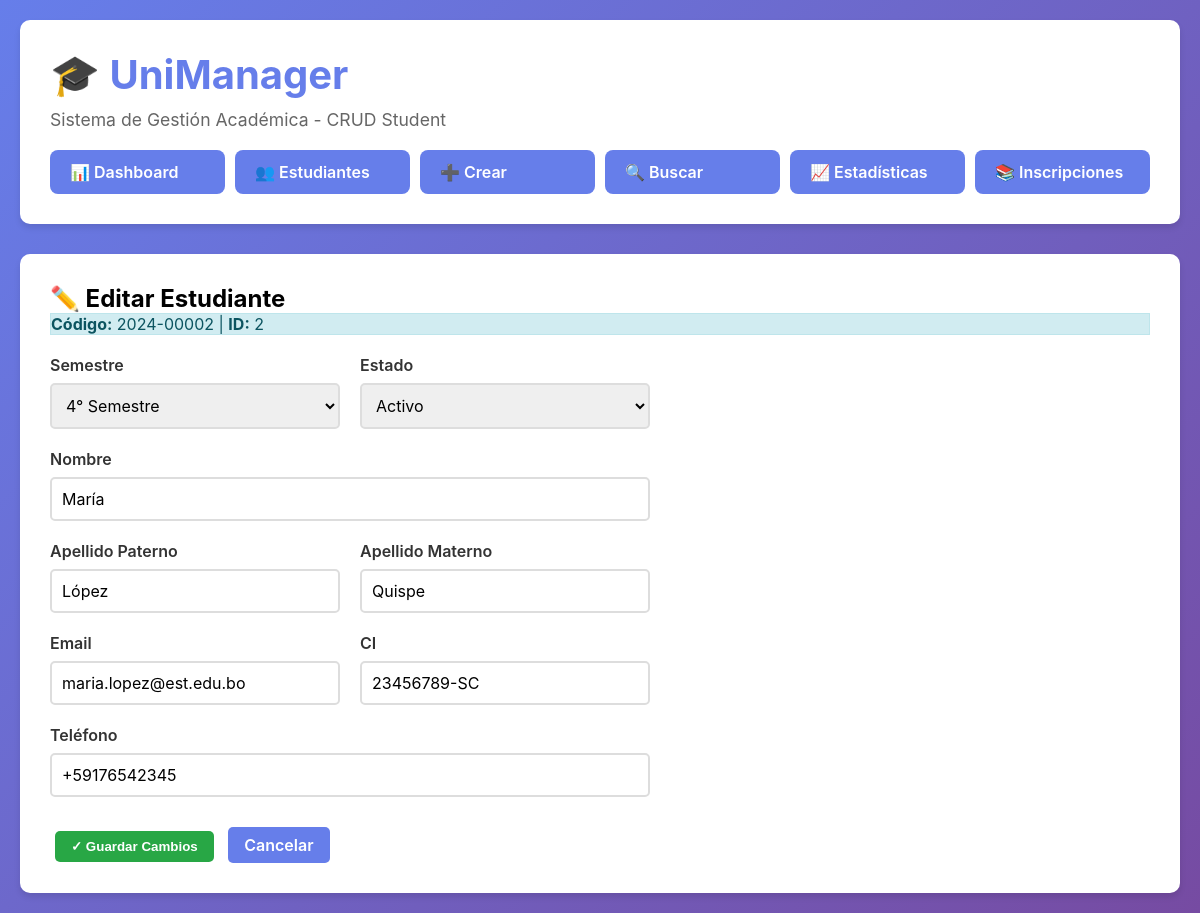
The app's page /?action=editar&id=2 with its own data.
### tables this page shows
CREATE TABLE IF NOT EXISTS estudiantes (
    id INT AUTO_INCREMENT PRIMARY KEY,
    codigo VARCHAR(50) UNIQUE NOT NULL,
    nombre VARCHAR(100) NOT NULL,
    apellido_paterno VARCHAR(100) NOT NULL,
    apellido_materno VARCHAR(100) NOT NULL,
    email VARCHAR(150) UNIQUE NOT NULL,
    ci VARCHAR(20) UNIQUE NOT NULL,
    telefono VARCHAR(20),
    semestre INT DEFAULT 1,
    estado ENUM('active', 'inactive', 'graduated', 'suspended') DEFAULT 'active',
    promedio DECIMAL(5, 2) DEFAULT 0.00,
    notas JSON,
    fecha_creacion TIMESTAMP DEFAULT CURRENT_TIMESTAMP,
    fecha_actualizacion TIMESTAMP DEFAULT CURRENT_TIMESTAMP ON UPDATE CURRENT_TIMESTAMP,
    INDEX idx_email (email),
    INDEX idx_ci (ci),
    INDEX idx_estado (estado),
    INDEX idx_semestre (semestre),
    INDEX idx_promedio (promedio)
);

### src/Database/Database.php (called while the page is built, shortened)
<?php
class Database {
    private static ?self $instance = null;
    private PDO $connection;
    private array $config;
    private function __construct(array $config = []) {
        $this->config = array_merge([
            'host' => 'localhost',
            'database' => 'unimanager',
            'username' => 'root',
            'password' => '',
            'charset' => 'utf8mb4',
            'port' => 3306
        ], $config);
    }
    public static function getInstance(array $config = []): self {
        if (self::$instance === null) {
            self::$instance = new self($config);
        }
        return self::$instance;
    }
    private function connect(): void {
        try {
            $dsn = sprintf(
                "mysql:host=%s;port=%d;dbname=%s;charset=%s",
                $this->config['host'],
                $this->config['port'],
                $this->config['database'],
                $this->config['charset']
            );
            $this->connection = new PDO(
                $dsn,
                $this->config['username'],
                $this->config['password'],
                [
                    PDO::ATTR_ERRMODE => PDO::ERRMODE_EXCEPTION,
                    PDO::ATTR_DEFAULT_FETCH_MODE => PDO::FETCH_ASSOC,
                    PDO::ATTR_EMULATE_PREPARES => false,
                ]
            );
        } catch (PDOException $e) {
            throw new PDOException("Error de conexión: " . $e->getMessage());
        }
    }
    public function query(string $sql, array $params = []): \PDOStatement {
        try {
            $stmt = $this->connection->prepare($sql);
            $stmt->execute($params);
            return $stmt;
        } catch (PDOException $e) {
            throw new PDOException("Error en consulta: {$e->getMessage()}\nSQL: $sql");
        }
    }
}

### src/Repositories/StudentRepository.php (called while the page is built, shortened)
<?php
class StudentRepository {
    private Database $db;
    public function __construct() {
        $this->db = Database::getInstance();
    }
    public function findById(int $id): ?Student {
        $stmt = $this->db->query("SELECT * FROM estudiantes WHERE id = ?", [$id]);
        $data = $stmt->fetch();
        return $data ? $this->rowToModel($data) : null;
    }
    private function rowToModel(array $row): Student {
        return new Student(
            id: (int)$row['id'],
            codigo: $row['codigo'],
            nombre: $row['nombre'],
            apellidoPaterno: $row['apellido_paterno'],
            apellidoMaterno: $row['apellido_materno'],
            email: $row['email'],
            ci: $row['ci'],
            telefono: $row['telefono'],
            semestre: (int)$row['semestre'],
            estado: StudentStatus::from($row['estado']),
            notas: !empty($row['notas']) ? json_decode($row['notas'], true) : []
        );
    }
}

### config/autoload.php (called while the page is built, shortened)
<?php
spl_autoload_register(function ($class) {
    $file = __DIR__ . "/../classes/" . $class . ".php";
});
?>

### src/Models/Student.php (called while the page is built, shortened)
<?php
class Student {
    public function getId(): ?int {
        return $this->id;
    }
    public function getCodigo(): string {
        return $this->codigo;
    }
    public function getNombre(): string {
        return $this->nombre;
    }
    public function getApellidoPaterno(): string {
        return $this->apellidoPaterno;
    }
    public function getApellidoMaterno(): string {
        return $this->apellidoMaterno;
    }
    public function getEmail(): string {
        return $this->email;
    }
    public function getCi(): string {
        return $this->ci;
    }
    public function getTelefono(): ?string {
        return $this->telefono;
    }
    public function getSemestre(): int {
        return $this->semestre;
    }
    public function getEstado(): StudentStatus {
        return $this->estado;
    }
}

### public/sections/editar.php (the view, shortened to what this page needs)
<?php
$repo = new StudentRepository();
$id = (int)($_GET['id'] ?? 0);
$estudiante = $repo->findById($id);
$errores = [];
$datos = [];
if ($_SERVER['REQUEST_METHOD'] === 'POST') {
    $datos = [
        'nombre' => trim($_POST['nombre'] ?? ''),
        'apellido_paterno' => trim($_POST['apellido_paterno'] ?? ''),
        'apellido_materno' => trim($_POST['apellido_materno'] ?? ''),
        'email' => trim($_POST['email'] ?? ''),
        'ci' => trim($_POST['ci'] ?? ''),
        'telefono' => trim($_POST['telefono'] ?? ''),
        'semestre' => (int)($_POST['semestre'] ?? 1),
        'estado' => $_POST['estado'] ?? 'active',
    ];
    if (empty($datos['nombre'])) $errores[] = 'El nombre es requerido';
    if (empty($datos['apellido_paterno'])) $errores[] = 'El apellido paterno es requerido';
    if (empty($datos['apellido_materno'])) $errores[] = 'El apellido materno es requerido';
    if (empty($datos['email']) || !filter_var($datos['email'], FILTER_VALIDATE_EMAIL)) {
        $errores[] = 'Email válido requerido';
    }
    if (empty($datos['ci'])) $errores[] = 'El CI es requerido';
    if (empty($errores)) {
        try {
            $estudiante
                ->setNombre($datos['nombre'])
                ->setApellidoPaterno($datos['apellido_paterno'])
                ->setApellidoMaterno($datos['apellido_materno'])
                ->setEmail($datos['email'])
                ->setCi($datos['ci'])
                ->setTelefono($datos['telefono'] ?: null)
                ->setSemestre($datos['semestre'])
                ->setEstado(StudentStatus::from($datos['estado']));
            $repo->update($id, $estudiante);
            $_SESSION['mensaje'] = [
                'tipo' => 'exito',
                'texto' => '✅ Estudiante actualizado exitosamente'
            ];
            header('Location: ?action=estudiantes');
            exit;
        } catch (Exception $e) {
            $errores[] = 'Error al actualizar: ' . $e->getMessage();
        }
    }
} else {
    $datos = [
        'nombre' => $estudiante->getNombre(),
        'apellido_paterno' => $estudiante->getApellidoPaterno(),
        'apellido_materno' => $estudiante->getApellidoMaterno(),
        'email' => $estudiante->getEmail(),
        'ci' => $estudiante->getCi(),
        'telefono' => $estudiante->getTelefono() ?? '',
        'semestre' => $estudiante->getSemestre(),
        'estado' => $estudiante->getEstado()->value,
    ];
}
?>
<h2>✏️ Editar Estudiante</h2>
<div class="info" style="margin-bottom: 20px;">
    <strong>Código:</strong> <?= htmlspecialchars($estudiante->getCodigo()) ?> |
    <strong>ID:</strong> <?= $estudiante->getId() ?>
</div>
<form method="POST" action="?action=editar&id=<?= $id ?>" style="max-width: 600px;">
    <div class="form-row">
        <div class="form-group">
            <label for="semestre">Semestre</label>
            <select id="semestre" name="semestre">
                <?php for ($i = 1; $i <= 10; $i++): ?>
                    <option value="<?= $i ?>" <?= $datos['semestre'] == $i ? 'selected' : '' ?>>
                        <?= $i ?>° Semestre
                    </option>
                <?php endfor; ?>
            </select>
        </div>
        <div class="form-group">
            <label for="estado">Estado</label>
            <select id="estado" name="estado">
                <option value="active" <?= $datos['estado'] === 'active' ? 'selected' : '' ?>>Activo</option>
            </select>
        </div>
    </div>
    <div class="form-group">
        <label for="nombre">Nombre</label>
        <input type="text" id="nombre" name="nombre" value="<?= htmlspecialchars($datos['nombre']) ?>" required>
    </div>
    <div class="form-row">
        <div class="form-group">
            <label for="apellido_paterno">Apellido Paterno</label>
            <input type="text" id="apellido_paterno" name="apellido_paterno" value="<?= htmlspecialchars($datos['apellido_paterno']) ?>" required>
        </div>
        <div class="form-group">
            <label for="apellido_materno">Apellido Materno</label>
            <input type="text" id="apellido_materno" name="apellido_materno" value="<?= htmlspecialchars($datos['apellido_materno']) ?>" required>
        </div>
    </div>
    <div class="form-row">
        <div class="form-group">
            <label for="email">Email</label>
            <input type="email" id="email" name="email" value="<?= htmlspecialchars($datos['email']) ?>" required>
        </div>
        <div class="form-group">
            <label for="ci">CI</label>
            <input type="text" id="ci" name="ci" value="<?= htmlspecialchars($datos['ci']) ?>" required>
        </div>
    </div>
    <div class="form-group">
        <label for="telefono">Teléfono</label>
        <input type="tel" id="telefono" name="telefono" value="<?= htmlspecialchars($datos['telefono']) ?>" placeholder="+591 7XXXXXXX">
    </div>
    <div style="margin-top: 30px;">
        <button type="submit" class="btn btn-success">✓ Guardar Cambios</button>
        <a href="?action=estudiantes" class="btn btn-primary">Cancelar</a>
    </div>
</form>

### public/index.php (style rules this page uses)
* { margin: 0; padding: 0; box-sizing: border-box; }
body { font-family: -apple-system, BlinkMacSystemFont, 'Segoe UI', Roboto, sans-serif; background: linear-gradient(135deg, #667eea 0%, #764ba2 100%); min-height: 100vh; padding: 20px; }
.info { background: #d1ecf1; color: #0c5460; border: 1px solid #bee5eb; }
.btn { padding: 8px 16px; margin: 0 5px; border: none; border-radius: 5px; cursor: pointer; font-weight: 600; transition: all 0.3s; text-decoration: none; display: inline-block; }
.btn-primary { background: #667eea; color: white; }
.btn-success { background: #28a745; color: white; }
.form-group { margin-bottom: 20px; }
label { display: block; margin-bottom: 8px; font-weight: 600; color: #333; }
input, select, textarea { width: 100%; padding: 10px; border: 2px solid #ddd; border-radius: 5px; font-size: 1em; font-family: inherit; }
.form-row { display: grid; grid-template-columns: repeat(auto-fit, minmax(250px, 1fr)); gap: 20px; }

### records on screen
estudiantes: codigo "2024-00002", id "2", semestre "4° Semestre", estado "Activo", nombre "María", apellido_paterno "López", apellido_materno "Quispe", email "maria.lopez@est.edu.bo", ci "23456789-SC", telefono "+59176542345"
